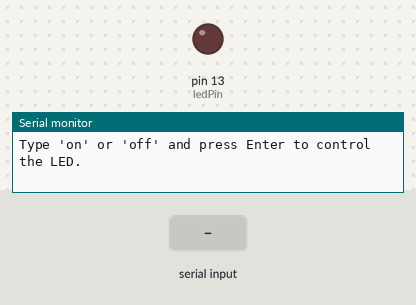
A sketch run on a simulated Arduino Uno, built with avr-gcc and run on an emulated ATmega328P. On the bench: output pins drawn as LEDs (lit = HIGH), the last lines printed to the serial monitor. Inputs (shaded band) come from the test bench.

Above: at 1.2 s.
1.3 s: "on\n" received over Serial
At 2.0 s:
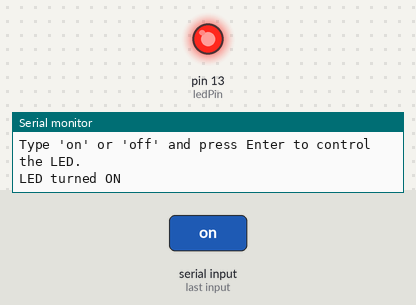
2.8 s: "off\n" received over Serial
At 3.2 s:
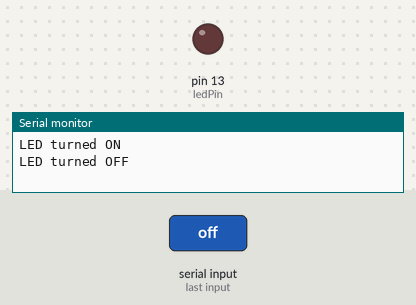
Timing chart, 0 to 5.8 s (numbered marks = the images above; inputs shaded):
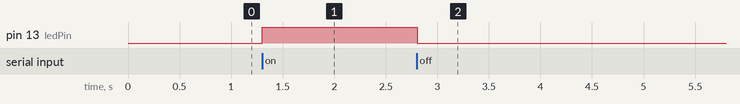

The sketch:

sketch.ino
```cpp
const int ledPin = 13;

void setup() {
  pinMode(ledPin, OUTPUT);
  Serial.begin(9600);
  Serial.println("Type 'on' or 'off' and press Enter to control the LED.");
}

void loop() {
  if (Serial.available() > 0) {
    String command = Serial.readStringUntil('\n');
    command.trim(); // removes any trailing \r or whitespace

    if (command == "on") {
      digitalWrite(ledPin, HIGH);
      Serial.println("LED turned ON");
    } else if (command == "off") {
      digitalWrite(ledPin, LOW);
      Serial.println("LED turned OFF");
    } else {
      Serial.print("Unknown command: ");
      Serial.println(command);
    }
  }
}
```

Measured:
- after the input at 1.3 s, pin 13 (ledPin): LOW → HIGH at once
- after the input at 2.8 s, pin 13 (ledPin): HIGH → LOW at once
